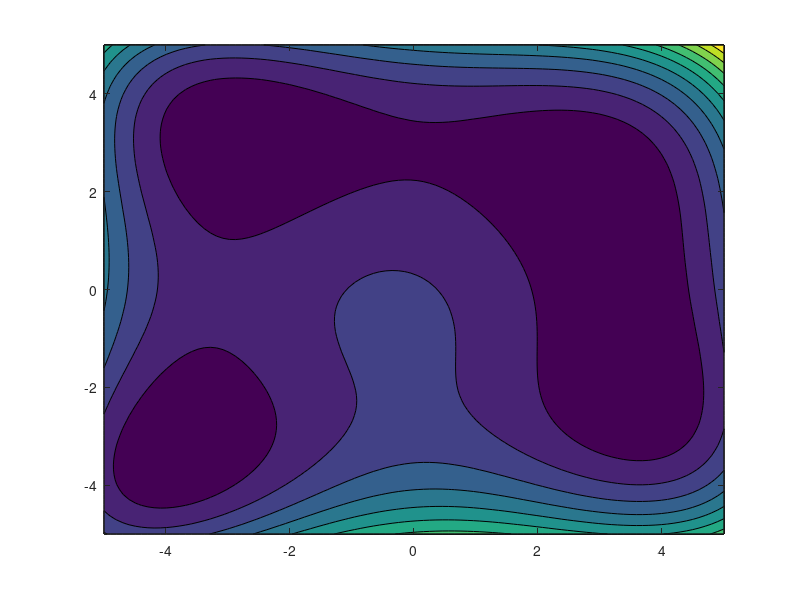

Reproduce this figure in MATLAB. (Note: this script raises an error after producing the figure.)
clc;
clear;
close all;

figure;
x = linspace(-5,5);
y = linspace(-5,5);
[X,Y] = meshgrid(x,y);
Z = (X.^2 + Y - 11).^2 + (X+Y.^2-7).^2;
contourf(X,Y,Z,10);
pause(0.00001);

tic;
%% Problem Definition
CostFunction=@(x) myCostFunction(x);        % Cost Function
nVar=2;            % Number of Decision Variables
VarSize=[1 nVar];   % Size of Decision Variables Matrix
VarMin=-5;         % Lower Bound of Variables
VarMax= 5;         % Upper Bound of Variables
my_epsilon = 0.0000001;

%% PSO Parameters
MaxIt=1000;      % Maximum Number of Iterations
nPop=10;        % Population Size (Swarm Size)
% PSO Parameters
w=1;            % Inertia Weight
wdamp=0.99;     % Inertia Weight Damping Ratio
c1=1.5;         % Personal Learning Coefficient
c2=2.0;         % Global Learning Coefficient
% Velocity Limits
VelMax=0.1*(VarMax-VarMin);
VelMin=-VelMax;

%% Initialization

empty_particle.PreviousPosition=[];
empty_particle.Position=[];
empty_particle.Cost=[];
empty_particle.Velocity=[];
empty_particle.Best.Position=[];
empty_particle.Best.Cost=[];

particle=repmat(empty_particle,nPop,1);

GlobalBest.Cost=inf;

costFunctionCounter = 0;
for i=1:nPop
    
    % Initialize Position
    particle(i).Position=unifrnd(VarMin,VarMax,VarSize);
    
    % Initialize Velocity
    particle(i).Velocity=zeros(VarSize);
    
    % Evaluation
    particle(i).Cost=CostFunction(particle(i).Position);
    costFunctionCounter = costFunctionCounter + 1;
    
    % Update Personal Best
    particle(i).Best.Position=particle(i).Position;
    particle(i).Best.Cost=particle(i).Cost;
    particle(i).PreviousPosition = particle(i).Position; 
    
    % Update Global Best
    if particle(i).Best.Cost<GlobalBest.Cost
        
        GlobalBest=particle(i).Best;
        
    end
    
end

BestCost=zeros(MaxIt,1);
MeanCost=zeros(MaxIt,1);

%% PSO Main Loop
finalResult = [];
finalResult_f = [-100];
for it=1:MaxIt
    
    for i=1:nPop
        
        %hold on;
        %Marked=[particle(i).PreviousPosition(1) particle(i).PreviousPosition(2)];
        %plot(Marked(:,1),Marked(:,2),'Marker', 'none');
        %pause(0.001);
        
        
        
        % Update Velocity
        particle(i).Velocity = w*particle(i).Velocity ...
            +c1*rand(VarSize).*(particle(i).Best.Position-particle(i).Position) ...
            +c2*rand(VarSize).*(GlobalBest.Position-particle(i).Position);
        
        % Apply Velocity Limits
        particle(i).Velocity = max(particle(i).Velocity,VelMin);
        particle(i).Velocity = min(particle(i).Velocity,VelMax);
        
        % Update Position
        particle(i).Position = particle(i).Position + particle(i).Velocity;
        
        % Velocity Mirror Effect
        IsOutside=(particle(i).Position<VarMin | particle(i).Position>VarMax);
        particle(i).Velocity(IsOutside)=-particle(i).Velocity(IsOutside);
        
        % Apply Position Limits
        particle(i).Position = max(particle(i).Position,VarMin);
        particle(i).Position = min(particle(i).Position,VarMax);
        
        % Evaluation
        particle(i).Cost = CostFunction(particle(i).Position);
        costFunctionCounter = costFunctionCounter + 1;
        
        hold on;
        Marked=[particle(i).Position(1) particle(i).Position(2)];
        plot(Marked(:,1),Marked(:,2),'*');
        pause(0.001);

        particle(i).PreviousPosition = particle(i).Position;
        
        %% Update Personal Best
        if particle(i).Cost<particle(i).Best.Cost  
            particle(i).Best.Position=particle(i).Position;
            particle(i).Best.Cost=particle(i).Cost;
            
            % Update Global Best
            if particle(i).Best.Cost<GlobalBest.Cost
                GlobalBest=particle(i).Best;
                if particle(i).Best.Cost < my_epsilon
                    if any(finalResult_f(:) ~= particle(i).Best.Position(1))
                        finalResult = [finalResult particle(i).Best.Position];
                        finalResult_f = [finalResult_f particle(i).Best.Position(1)];
                    end    
                end
            end
        end
        
        %% Re init
        if particle(i).Best.Cost < my_epsilon
            GlobalBest.Cost=inf;
            for zz=1:nPop
                particle(zz).Position=unifrnd(VarMin,VarMax,VarSize);
                particle(zz).Velocity=zeros(VarSize);
                particle(zz).Cost=CostFunction(particle(zz).Position);
                costFunctionCounter = costFunctionCounter + 1;
                particle(zz).Best.Position=particle(zz).Position;
                particle(zz).Best.Cost=particle(zz).Cost;
                if particle(zz).Best.Cost<GlobalBest.Cost
                    GlobalBest=particle(zz).Best;
                end
            end 
        end
    end
    
    %% Calculate Mean Cost of iteration
    tmpCost = 0;
    for i=1:nPop
        tmpCost = tmpCost + particle(i).Cost;
        MeanCost(it) = tmpCost;
    end
    
    
    BestCost(it)=GlobalBest.Cost;
    disp(['Iteration ' num2str(it) ': Best Cost = ' num2str(BestCost(it)) ' Best Sol:' num2str(GlobalBest.Position)]);
    w=w*wdamp;
    
    hold on;
    Marked=[GlobalBest.Position(1) GlobalBest.Position(2)];
    plot(Marked(:,1),Marked(:,2),'o');
    pause(0.001);
    
    delete( findobj(gca, 'type', 'line') );

end

BestSol = GlobalBest;


%% Remove Duplicate 
finalResult = round(finalResult,3);
Ac = zeros(size(finalResult));
for k1 = 1:length(finalResult)-1
    Ac(k1) = sum(finalResult(k1) == finalResult(k1+1:end));
end
Output = finalResult(Ac == 0);


toc

%% Results
disp(['Best Points: ']);
reshape(Output,[2,4])

disp(['Number Of Population: ' num2str(nPop)]);
disp(['Number Of Iteration: ' num2str(MaxIt)]);
disp(['Number Of Cost Function Call: ' num2str(costFunctionCounter)]);


figure;
%plot(BestCost,'LineWidth',2);
semilogy(BestCost,'LineWidth',2);
xlabel('Iteration');
ylabel('Best Cost');
grid on;

figure;
%plot(BestCost,'LineWidth',2);
semilogy(MeanCost,'LineWidth',2);
xlabel('Iteration');
ylabel('Mean Cost');
grid on;

